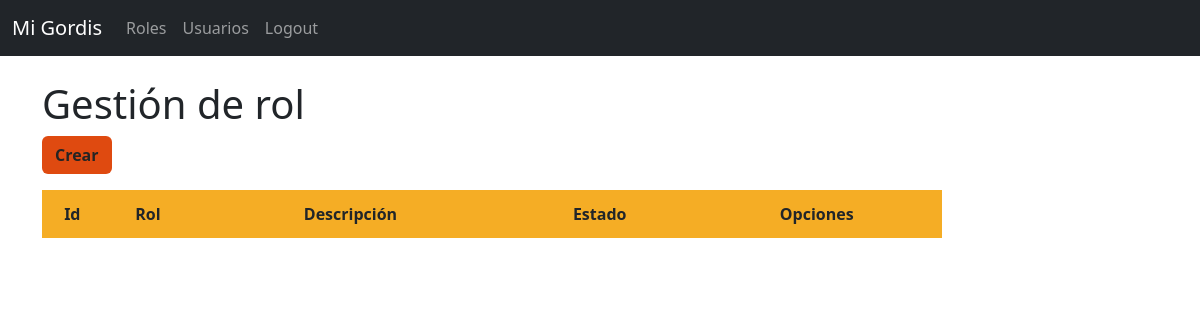
Before: /roles/ (signed in) with the older database file.
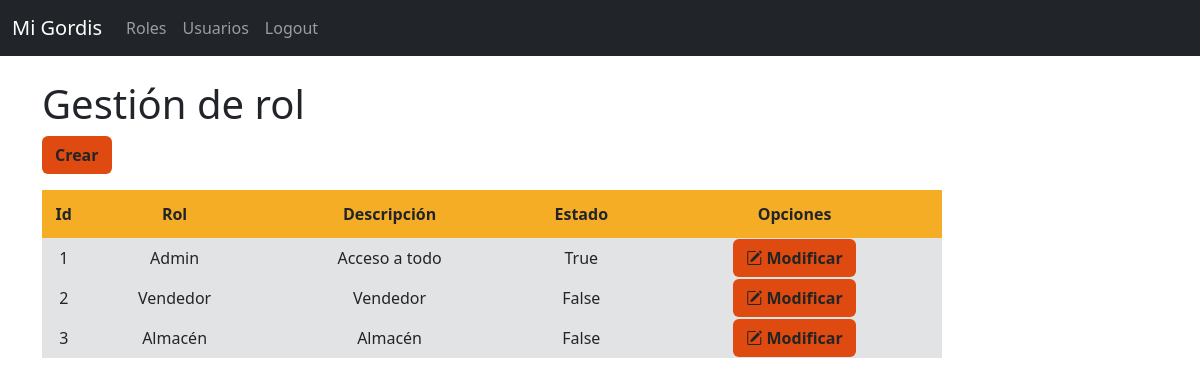
After: the same page with the newer database file.
### app/models.py (models this page shows, shortened)
class Rol(models.Model):
    id = models.CharField(max_length=15, primary_key=True)
    nombre_rol = models.CharField(max_length=50)
    descripcion = models.TextField(blank=True)
    estado = models.BooleanField(default=True)

### app/views.py (the view)
# urls.py: path('roles/', views.roles, name="roles"),
@login_required
def roles(request):
    roles = Rol.objects.all()
    contexto = {'roles': roles}
    return render(request, "rol/rol.html", contexto)

### app/templates/rol/rol.html
{% extends 'layouts/base.html' %}
{% block content %}
<h1>Gestión de rol</h1>
<a class="btn btn-color fw-bold mb-3" href="{% url 'rol_crear' %}" role="button">Crear</a>
<table class="tb">
  <thead class="encabezado-tabla fw-bold">
    <tr>
      <td scope="col ">Id</td>
      <td scope="col">Rol</td>
      <td scope="col">Descripción</td>
      <td scope="col">Estado</td>
      <th colspan="2">Opciones</th>
    </tr>
  </thead>
  <tbody class="bg-secondary-subtle">
    {% for rol in roles %}
    <tr>
        <td>{{ rol.id }}</td>
        <td>{{ rol.nombre_rol }}</td>
        <td>{{ rol.descripcion }}</td>
        <td>{{ rol.estado }}</td>
        <td><a class="btn btn-color btn-m fw-bold" href="{% url 'rol_modificar' rol.id %}" role="button">
          <i class="bi bi-pencil-square"></i>
          Modificar
        </a></td>
    </tr>
    {% endfor %}
  </tbody>
</table>
{% endblock %}

### app/templates/layouts/base.html (shortened to what this page needs)
<!DOCTYPE html>
<html lang="en">
<head>
    <link rel="stylesheet" href="https://cdn.jsdelivr.net/npm/bootstrap@5.3.2/dist/css/bootstrap.min.css">
    <link rel="stylesheet" href="https://cdn.jsdelivr.net/npm/bootstrap-icons@1.11.3/font/bootstrap-icons.min.css">
    {% load static %}
    <link rel="stylesheet" href="{% static 'css/styles.css' %}">
</head>
<body>
    <main>
        <nav class="navbar navbar-expand-lg navbar-dark bg-dark">
            <div class="container-fluid">
                <a class="navbar-brand" href="{% url 'home' %}">Mi Gordis</a>
                <div class="collapse navbar-collapse" id="navbarNav">
                    <ul class="navbar-nav">
                        <li class="nav-item">
                            <a class="nav-link" href="{% url 'roles' %}">Roles</a>
                        </li>
                        <li class="nav-item">
                            <a class="nav-link" href="{% url 'usuarios' %}">Usuarios</a>
                        </li>
                        <li class="nav-item">
                            <a class="nav-link" href="{% url 'logout' %}">Logout</a>
                        </li>
                    </ul>
                </div>
            </div>
        </nav>
        <div class="container mt-4">
            {% block content %}{% endblock %}
        </div>
    </main>
</body>
</html>

### app/static/css/styles.css (style rules this page uses)
.tb { width: 900px; text-align: center; }
.encabezado-tabla { background-color: #f5ad25; height: 3em; }
.btn-color { background-color: #df4a10; color: #242424; }

Changed rows visible on the page:
added Rol: id "1", nombre_rol "Admin", descripcion "Acceso a todo", estado "True"
added Rol: id "2", nombre_rol "Vendedor", descripcion "Vendedor", estado "False"
added Rol: id "3", nombre_rol "Almacén", descripcion "Almacén", estado "False"
